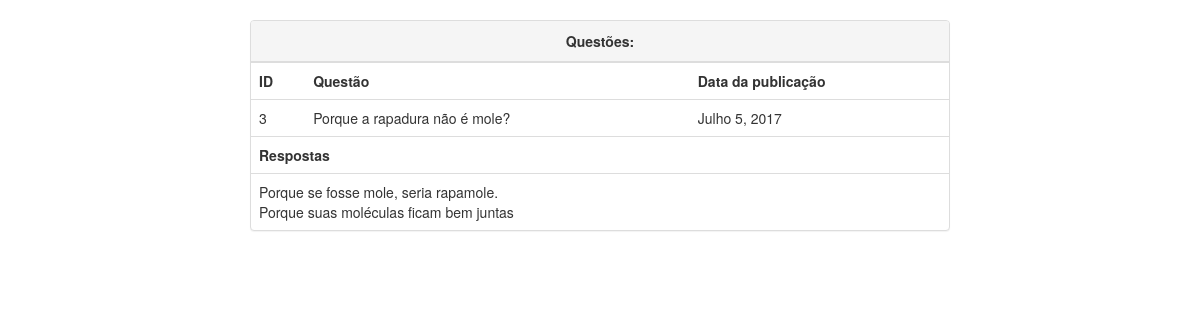
Screenshot of /question/3 with the database file from the repository.
### pools/models.py (models this page shows, shortened)
class Question(models.Model):
    question_text = models.CharField(max_length=255, null=False)
    closed = models.BooleanField(default=False)
    pub_date = models.DateField()

class Choice(models.Model):
    question = models.ForeignKey(Question, on_delete=models.CASCADE, null=True)
    choice_text = models.CharField(max_length=255)
    votes = models.IntegerField(default=0)
    def __str__(self):
        return self.choice_text

### pools/views.py (the view)
# urls.py: url(r'^question/(?P<question_id>\d+)$', views.exibir, name='exibir'),
def exibir(request, question_id):
    question = Question.objects.get(id=question_id)
    choices = question.choice_set.all()
    contexto = {'question': question, 'choices': choices}
    return render(request, 'question.html', contexto)

### pools/templates/question.html
{% extends 'base.html' %}
{% block body %}
<div class="panel panel-default">
    <div class="panel-heading text-center"><strong>Questões:</strong></div>
    <table class="table">
        <tr>
            <th>ID</th>
            <th>Questão</th>
            <th>Data da publicação</th>
        </tr>
        <tr>
            <td>{{question.id}}</td>
            <td>{{question.question_text}}</td>
            <td>{{question.pub_date}}</td>
        </tr>
    </table>
    <table class="table">
        <tr>
            <th>
                Respostas
            </th>
        </tr>
        <td>
        {% for i in choices %}
        {{i}}
        <br>
        {% endfor %}
        </td>
    </table>
</div>
{% endblock %}

### pools/static/styles/main.css (style rules this page uses)
body { padding-top: 20px; padding-bottom: 20px; }

### rows the page displays
Question: id "3", question_text "Porque a rapadura não é mole?", pub_date "Julho 5, 2017"
Choice: choice_text "Porque se fosse mole, seria rapamole."
Choice: choice_text "Porque suas moléculas ficam bem juntas"
